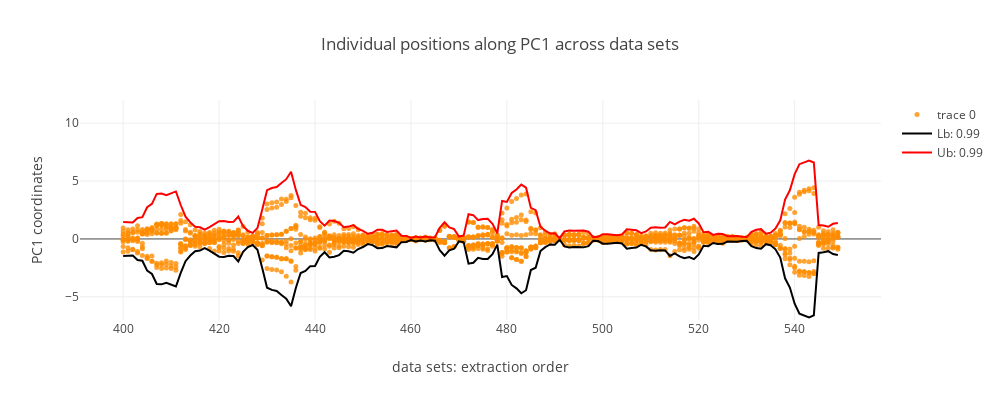

Notebook code for this chart:
### Code cell
for access in dict_coords.keys():

    fig= PC_analysis_plot(dict_coords[access]['dens'],dict_coords[access]['coords'],dict_coords[access]['labs'],PCA_color_ref,range_windows= Windows_range_pca,
                     plot_choice= 'coords',height= 400,width= 1000,y_range= [-7,12],qtl= .99,PC_sel= PC_sel)
    
    iplot(fig)

### Figure 1 — Plotly figure (JSON) as saved in the notebook; plotly's stock layout.template omitted (floating-point values rounded to 4 significant figures; data arrays with more than 128 entries replaced by an {"elided": "..."} marker saying what was removed)
{"data": [{"marker": {"color": {"elided": "1500 str values"}, "opacity": 0.8, "size": 5}, "mode": "markers", "type": "scatter", "uid": "4ce08afd-4d4f-4f1f-9d96-8dd27a1e1cbd", "x": {"elided": "1500 int values"}, "y": {"elided": "1500 float values"}}, {"marker": {"color": "black"}, "mode": "lines", "name": "Lb: 0.99", "type": "scatter", "uid": "b507f662-f4b2-4820-98ff-15089978f39c", "x": {"elided": "150 int values"}, "y": {"elided": "150 float values"}}, {"marker": {"color": "red"}, "mode": "lines", "name": "Ub: 0.99", "type": "scatter", "uid": "ab978bec-6dbf-4d75-8fa8-e55a58573b15", "x": {"elided": "150 int values"}, "y": {"elided": "150 float values"}}], "layout": {"height": 400, "title": "Individual positions along PC1 across data sets", "width": 1000, "xaxis": {"title": "data sets: extraction order"}, "yaxis": {"range": [-7, 12], "title": "PC1 coordinates"}}}
